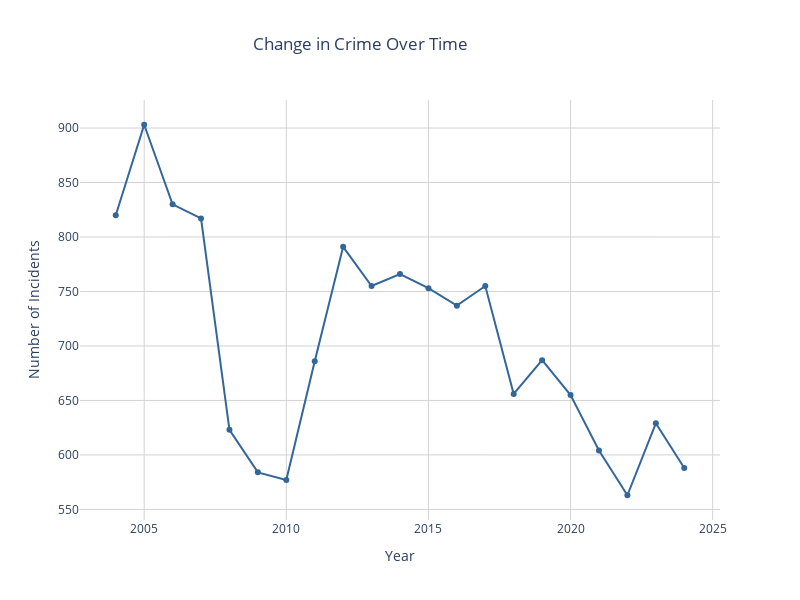

The notebook cell saved with this chart:
### Markdown cell above
### Time series analysis

### Code cell
# datetime format
merged_df_clean['Occurred Date Time'] = pd.to_datetime(merged_df_clean['Occurred Date Time'], errors='coerce')

merged_df_clean['Year'] = merged_df_clean['Occurred Date Time'].dt.year

crime_by_year = merged_df_clean.groupby('Year')['Incident Number'].count().reset_index()

fig = go.Figure()

fig.add_trace(go.Scatter(
    x=crime_by_year['Year'],
    y=crime_by_year['Incident Number'],
    mode='lines+markers',
    name='Crime Count',
    line=dict(color='#336699'),
    hovertemplate="Number of Incidents: %{y}<br> Year: %{x}<br><extra></extra>"
))

fig.update_layout(
    title='Change in Crime Over Time',
    title_x=0.45, 
    xaxis_title='Year',
    yaxis_title='Number of Incidents',
    template='plotly',
    showlegend=False,
    height=600,
    width=800,
    plot_bgcolor='white', 
    xaxis=dict(
        showgrid=True,  
        gridcolor='lightgrey', 
        gridwidth=1  
    ),
    yaxis=dict(
        showgrid=True, 
        gridcolor='lightgrey', 
        gridwidth=1 
    )
)

fig.show()

### Figure 1 — Plotly figure (JSON) as saved in the notebook; plotly's stock layout.template omitted (floating-point values rounded to 4 significant figures)
{"data": [{"hovertemplate": "Number of Incidents: %{y}<br> Year: %{x}<br><extra></extra>", "line": {"color": "#336699"}, "mode": "lines+markers", "name": "Crime Count", "type": "scatter", "x": [2004, 2005, 2006, 2007, 2008, 2009, 2010, 2011, 2012, 2013, 2014, 2015, 2016, 2017, 2018, 2019, 2020, 2021, 2022, 2023, 2024], "y": [820, 903, 830, 817, 623, 584, 577, 686, 791, 755, 766, 753, 737, 755, 656, 687, 655, 604, 563, 629, 588]}], "layout": {"height": 600, "plot_bgcolor": "white", "showlegend": false, "title": {"text": "Change in Crime Over Time", "x": 0.45}, "width": 800, "xaxis": {"autorange": true, "gridcolor": "lightgrey", "gridwidth": 1, "range": [2003.0, 2025.0], "showgrid": true, "title": {"text": "Year"}, "type": "linear"}, "yaxis": {"autorange": true, "gridcolor": "lightgrey", "gridwidth": 1, "range": [540.3, 925.7], "showgrid": true, "title": {"text": "Number of Incidents"}, "type": "linear"}}}
